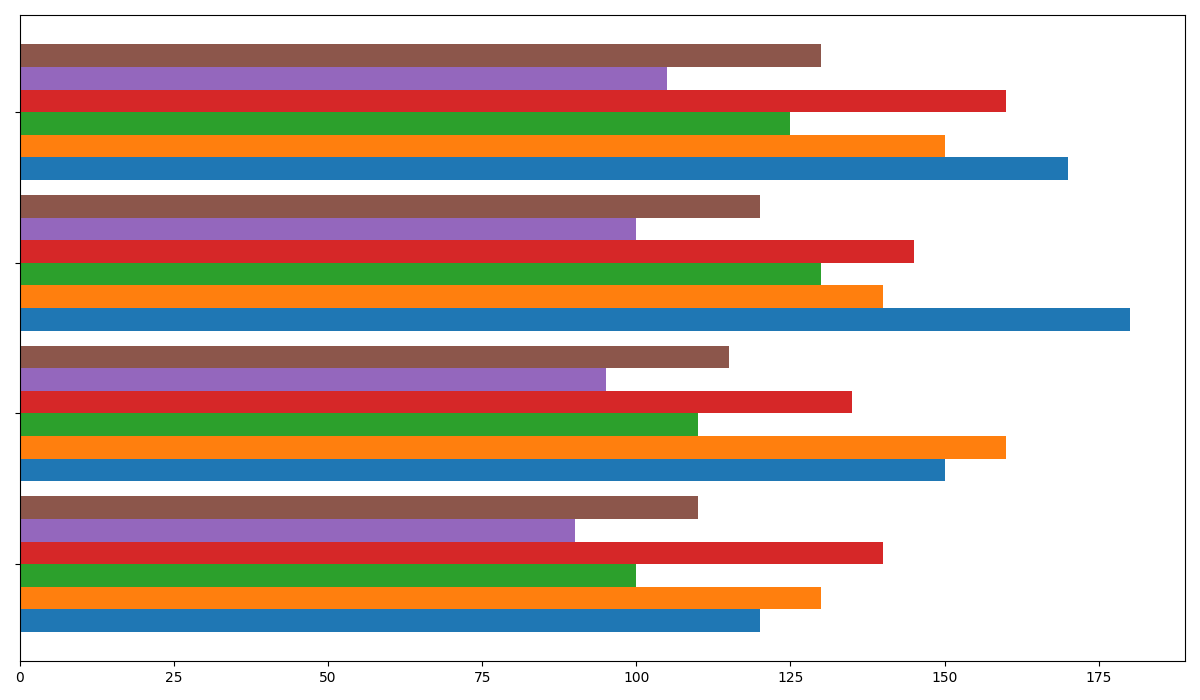

Recreate this plot in Python.
import matplotlib.pyplot as plt
import numpy as np

genres = ['Fiction', 'Non-Fiction', 'Mystery', 'Fantasy', 'Biography', 'Science Fiction']
quarters = ['Q1', 'Q2', 'Q3', 'Q4']

books_sold = [
    [120, 150, 180, 170],
    [130, 160, 140, 150],
    [100, 110, 130, 125],
    [140, 135, 145, 160],
    [90, 95, 100, 105],
    [110, 115, 120, 130]  # Added the sales for the new genre
]

books_sold = np.array(books_sold)

fig, ax = plt.subplots(figsize=(12, 7))

bar_height = 0.15
y_indices = np.arange(len(quarters))

colors = ['#1f77b4', '#ff7f0e', '#2ca02c', '#d62728', '#9467bd', '#8c564b']  # Added a color for the new genre
for i in range(len(genres)):
    ax.barh(y_indices + i * bar_height, books_sold[i], height=bar_height, color=colors[i])

ax.set_yticks(y_indices + bar_height * 2.5)
ax.set_yticklabels([''] * len(quarters))

ax.set_axisbelow(True)

plt.tight_layout()
plt.show()
